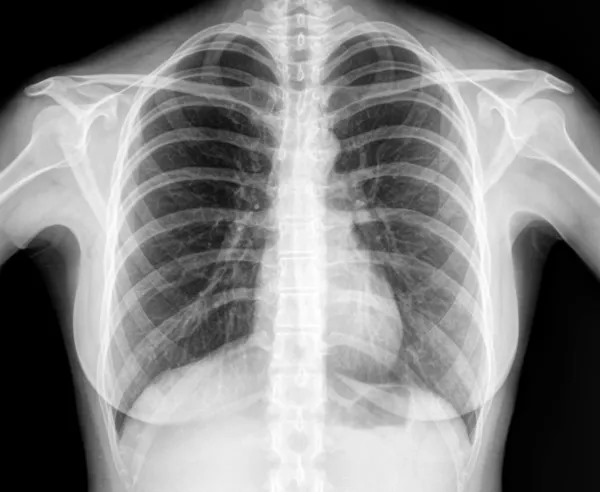
#> input picture task2/ppp.jpg, 600 x 492 px, found by its file name
$ python CS.py
#> lines starting #> are read from the running program, lines starting #| are printed output that depends on the picture
from matplotlib import pyplot as plt
import numpy as np
from skimage import io

# Load the image
img = io.imread("C:/Users/amr/OneDrive/Desktop/task/ppp.jpg")
#> img is the input picture: shape (492, 600, 3); min 0, max 255, mean 132.2

# Perform contrast stretching
S = img.copy()
S_flat = S.flatten()  # Flatten the array for element-wise operations

# Define the min and max intensity values for contrast stretching
min_intensity = 0
max_intensity = 255

# Apply contrast stretching
S_flat = np.clip(S_flat, 0, 255)
S_flat = (S_flat - S_flat.min()) * (max_intensity - min_intensity) / (S_flat.max() - S_flat.min()) + min_intensity

# Reshape the flattened array back to the original shape
S = S_flat.reshape(S.shape)
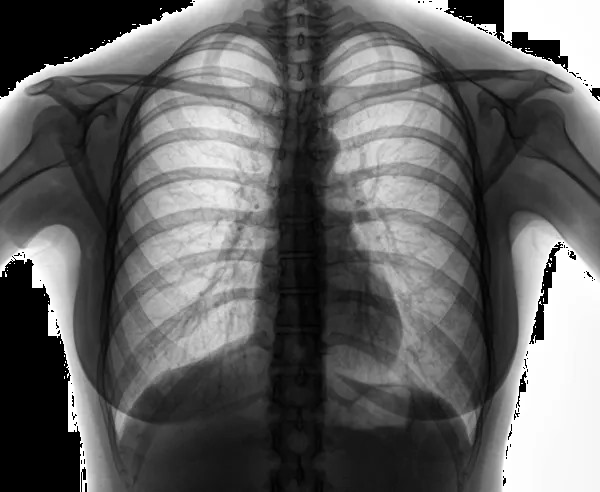
#> S: shape (492, 600, 3) float64; min 0, max 1, mean 0.393

# Display the images
plt.subplot(1, 2, 1)
plt.imshow(img, cmap=plt.cm.gray)
plt.title("Original Image")
plt.subplot(1, 2, 2)
plt.imshow(S, cmap=plt.cm.gray)
plt.title("Contrast Stretched Image")
plt.show()
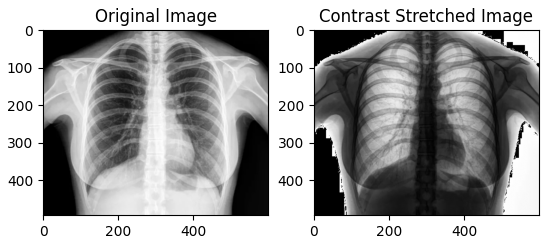
#> figure drawn by matplotlib, 2 panels
